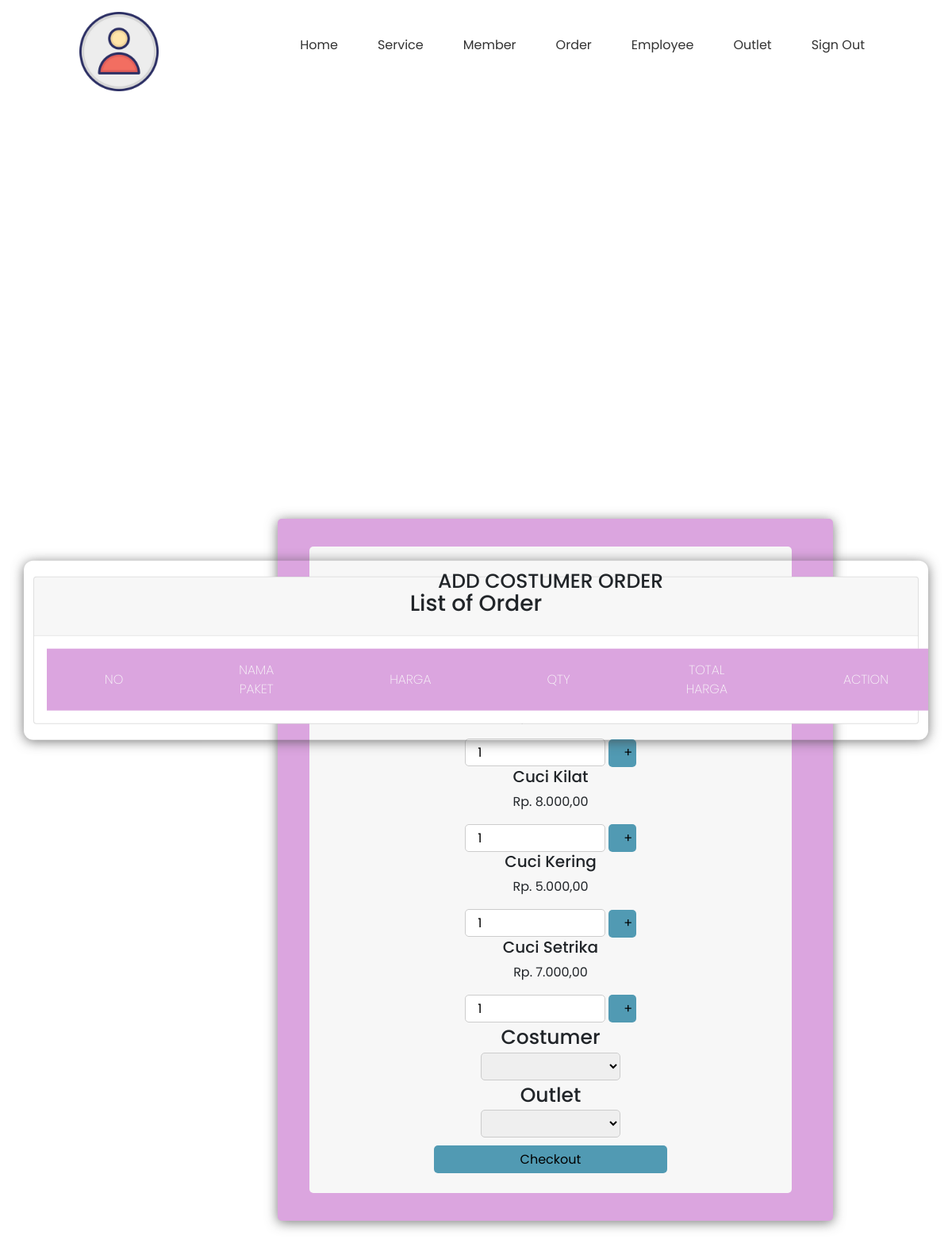
Page /add_order.php (signed in) on the committed database.
### tables this page shows
CREATE TABLE `paket` (
  `id_paket` int(11) NOT NULL,
  `nama_paket` varchar(100) NOT NULL,
  `jenis` enum('Kg','Pcs') NOT NULL,
  `harga` int(11) NOT NULL,
  `img` varchar(100) NOT NULL
);

### add_order.php (the view, shortened to what this page needs)
<!DOCTYPE html>
<html lang="en">
<head>
    <link rel="stylesheet" href="css/add_order.css">
</head>
<body>
    <?php
    include "navbar.php";
    ?>
    <div class="container">
        <div class="card">
            <div class="card-header">
                <h3 class="mt-2 mb-3 text-center">List of Order</h3>
            </div>
            <div class="card-body">
                <table>
                    <thead>
                        <tr>
                            <th>NO</th>
                            <th>NAMA PAKET</th>
                            <th>HARGA</th>
                            <th>QTY</th>
                            <th>TOTAL HARGA</th>
                            <th>ACTION</th>
                        </tr>
                    </thead>
                </table>
            </div>
        </div>
    </div><br>
    <div class="tab">
        <div class="order">
            <div class="order-1">
                <div class="kard">
                    <div class="title">ADD COSTUMER ORDER</div>
                    <?php
                    include "koneksi.php";
                    $qry_paket = mysqli_query($conn, "SELECT * from paket");
                    while ($data_paket = mysqli_fetch_array($qry_paket)) {
                    ?>
                        <form action="proses_add_order.php" method="post">
                            <div class="card-bdy">
                                <h5 class="card-title"><?= $data_paket['nama_paket'] ?></h5>
                                <p class="card-text">
                                    <?php
                                    echo "Rp. " . number_format($data_paket['harga'], 2, ',', '.') . "";
                                    ?>
                                </p>
                                <input class="jml" type="number" min="1" value="1" name="jml_beli">
                                <span><input class="button" type="submit" value="+"></span>
                            </div>
                        </form>
                    <?php
                    }
                    ?>
                </div>
                <div class="costumer">
                    <div class="cart">
                        <form action="checkout.php" method="POST">
                            <div class="title">Costumer</div>
                            <div class="member">
                                <select name="id_member" id="">
                                    <option value=""></option>
                                    <?php
                                    include "koneksi.php";
                                    $qry_member = mysqli_query($conn, "SELECT * FROM member");
                                    $no = 0;
                                    while ($data_member = mysqli_fetch_array($qry_member)) {
                                        $no++;
                                    ?>
                                        <option value="<?= $data_member['id_member'] ?>"><?= $no ?> - <?= $data_member['nama_member'] ?></option>
                                    <?php
                                    }
                                    ?>
                                </select>
                            </div>
                            <div class="title">Outlet</div>
                            <div class="member">
                                <select name="id_outlet" id="">
                                    <option value=""></option>
                                    <?php
                                    $cmd = "SELECT * FROM outlet";
                                    echo $cmd;
                                    ?>
                                </select>
                            </div>
                            <input type="submit" value="Checkout" class="button_checkout">
                        </form>
                    </div>
                </div>
            </div>
        </div>
    </div>
</body>
</html>

### css/add_order.css (style rules this page uses)
* { margin:0; padding: 0; outline: 0; }
.container { padding-top: 20px; padding-bottom: 20px; position: absolute; left: 50%; top: 50%; transform: translate(-50%,-50%); width: 100%; border-collapse: collapse; border-spacing: 0; box-shadow: 0 2px 15px rgba(64,64,64,.7); border-radius: 12px 12px 12px 12px; overflow: hidden; }
.card-body { text-align: center; }
td , th { padding: 15px 73px; text-align: center; }
th { background-color: #dba5df; color: #fafafa; font-family: 'Poppins',Sans-serif; font-weight: 200; text-transform: uppercase; }
tr { width: 100%; background-color: #fafafa; font-family: 'Poppins', sans-serif; }
* { margin: 0; padding: 0; font-family: 'Poppins', sans-serif; }
.tab { margin-top: 550px; }
.order { margin: 100px 350px; max-width: 700px; width: 100%; background: #dba5df; padding: 25px 30px; border-radius: 5px; text-align: center; box-shadow: 0 2px 15px rgba(64,64,64,.7); border-collapse: collapse; border-spacing: 0; overflow: hidden; }
.order-1 { margin: 10px; max-width: 700px; width: 95%; background: #f7f7f7; padding: 25px 10px; border-radius: 5px; text-align: center; border-collapse: collapse; border-spacing: 0; overflow: hidden; }
.order .title { font-size: 25px; font-weight: 500; position: relative; }
.kard .card-bdy input { height: 35px; width: 30%; outline: none; border-radius: 5px; border: 1px solid #ccc; padding-left: 15px; font-size: 16px; border-bottom width: 2px; transition: all 0.3s ease; }
.kard span .button { height: 35px; width: 35px; outline: none; background: rgb(81, 154, 179); border-radius: 5px; border: 1px #ccc; font-size: 16px; border-bottom width: 2px; transition: all 0.3s ease; }
.cart .member select { height: 35px; width: 30%; outline: none; border-radius: 5px; border: 1px solid #ccc; padding-left: 15px; font-size: 16px; border-bottom width: 2px; transition: all 0.3s ease; }
.cart .button_checkout { height: 35px; width: 50%; margin-top: 10px; padding-top: 0px; outline: none; background: rgb(81, 154, 179); border-radius: 5px; border: 1px #ccc; font-size: 16px; border-bottom width: 2px; transition: all 0.3s ease; }

### css/navbar.css (style rules this page uses)
* { margin: 0; padding: 0; box-sizing: border-box; font-family: 'Poppins', sans serif; }

### rows in the picture
paket: nama_paket "Cuci Kilat", harga "8.000,00"
paket: nama_paket "Cuci Kering", harga "5.000,00"
paket: nama_paket "Cuci Setrika", harga "7.000,00"
